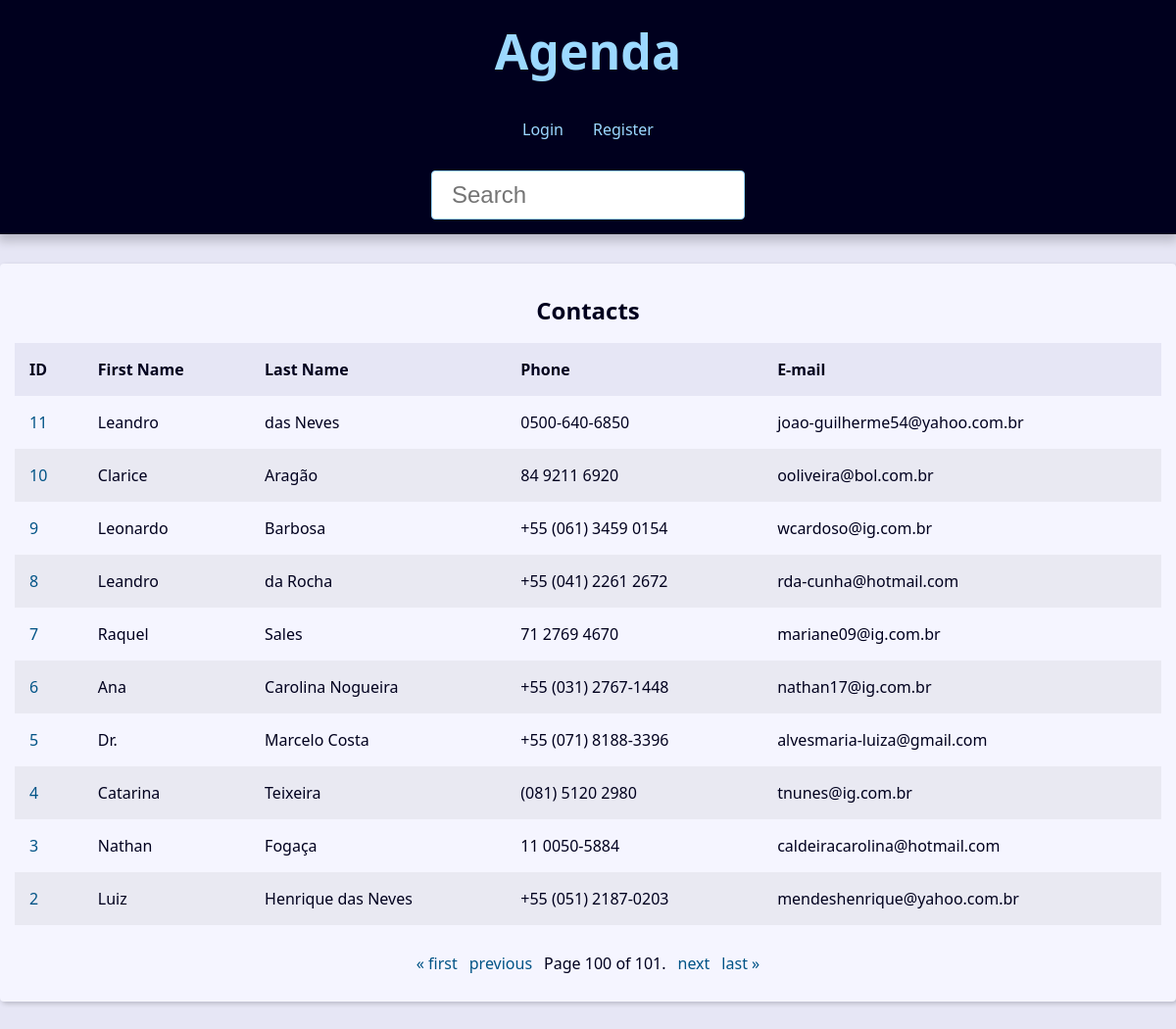
Page /?page=100&q= on the committed database.
### contact/models.py (models this page shows, shortened)
class Contact(models.Model):
    first_name = models.CharField(max_length=50)
    last_name = models.CharField(max_length=50, blank=True)
    phone = models.CharField(max_length=12)  # Limite para números de telefone
    email = models.EmailField(max_length=254, blank=True)
    created_date = models.DateTimeField(auto_now_add=True)
    description = models.TextField(blank=True)
    show = models.BooleanField(default=True)
    picture = models.ImageField(blank=True, upload_to='pictures/%Y/%m/')
    category = models.ForeignKey(Category, on_delete=models.SET_NULL, blank=True, null=True)
    owner = models.ForeignKey(User, on_delete=models.SET_NULL, blank=True, null=True)

### contact/views/contact_views.py (the view)
# urls.py: path('', views.index, name='index'),
def index(request):
    contacts = Contact.objects.filter(show=True).order_by('-id')
    paginator = Paginator(contacts, 10)
    page_number = request.GET.get("page")
    page_obj = paginator.get_page(page_number)
    context = {
        'page_obj': page_obj,
        'site_title': 'Contatos - '
    }
    return render (
        request,
        'contact/index.html',
        context
    )

### contact/templates/contact/index.html
{% extends "global/index.html" %}
{% block content %}
{% if page_obj %}
    <div class="responsive-table">
        <table class="contacts-table">
            <caption class="table-caption">
                Contacts
            </caption>
            <thread>
                <tr class="table-row table-row-header">
                    <th class="table-header">ID</th>
                    <th class="table-header">First Name</th>
                    <th class="table-header">Last Name</th>
                    <th class="table-header">Phone</th>
                    <th class="table-header">E-mail</th>
                </tr>
            </thread>
            <tbody>
                {% for contact in page_obj %}
                    <tr class="table-row">
                        <td class="table-cel">
                            <a class="table-link" href=" {% url 'contact:contact' contact.id %}">
                                {{contact.id}}
                            </a>
                        </td>
                        <td class="table-cel">
                            {{contact.first_name}}
                        </td>
                        <td class="table-cel">
                            {{contact.last_name}}
                        </td>
                        <td class="table-cel">
                            {{contact.phone}}
                        </td>
                        <td class="table-cel">
                            {{contact.email}}
                        </td>
                    </tr>
                {% endfor %}
            </tbody>
        </table>
    </div>
{% else %}
<div class="single-contact">
    <h1 class="single-contact-name">
       Nenhum contato encontrado.
    </h1>
</div>
{% endif %}
{% endblock content %}

### base_static/global/css/style.css (style rules this page uses)
:root { --spacing: 1.5rem; --link-dark-color: rgb(0, 83, 134); --link-light-color: rgb(156, 217, 255); --clr-white: rgb(245, 245, 255); --clr-black: rgb(0, 0, 30); --clr-light-gray: rgb(230, 230, 245); --clr-dark-shadow-5: rgba(0, 0, 10, 5%); --clr-dark-shadow-10: rgba(0, 0, 10, 10%); --clr-dark-shadow-20: rgba(0, 0, 10, 20%); --clr-light-shadow-5: rgba(200, 200, 255, 5%); --clr-light-shadow-10: rgba(200, 200, 255, 10%); --clr-light-shadow-20: rgba(200, 200, 255, 20%); --main-page-width: 120rem; --table-min-width: 60rem; --biggest-font-size: 5rem; --bigger-font-size: 4rem; --big-font-size: 3.2rem; --medium-font-size: 2.4rem; --small-font-size: 1.6rem; --smaller-font-size: 1.4rem; --smallest-font-size: 1.2rem; --transition-fast: 300ms; --transition-medium: 600ms; --transition-slow: 1s; --default-border-radius: 4px; }
*, *::before, *::after { margin: 0; padding: 0; box-sizing: border-box; }
html { font-size: 62.5%; }
body { font-family: system-ui, -apple-system, BlinkMacSystemFont, 'Segoe UI', Roboto, Oxygen, Ubuntu, Cantarell, 'Open Sans', 'Helvetica Neue', sans-serif; line-height: 1.5; font-size: var(--small-font-size); color: var(--clr-black); -webkit-font-smoothing: antialiased; background: var(--clr-light-gray); }
.responsive-table { width: 100%; overflow-x: auto; }
.contacts-table { width: 100%; min-width: var(--table-min-width); border-collapse: collapse; }
.table-caption { font-size: var(--medium-font-size); font-weight: bold; padding: var(--spacing); }
.table-row { text-align: left; text-overflow: ellipsis; transition: background-color var(--transition-fast) ease-in-out; }
.table-row:nth-of-type(2n) { background: var(--clr-dark-shadow-5); }
.table-row-header { background: var(--clr-light-gray); color: var(--clr-black); }
.table-cel, .table-header { padding: var(--spacing); }
.table-link { color: var(--link-dark-color); transition: color var(--transition-fast) ease-in-out; text-decoration: none; }

### rows in the picture
Contact: id "11", first_name "Leandro", last_name "das Neves", phone "0500-640-6850", email "joao-guilherme54@yahoo.com.br"
Contact: id "10", first_name "Clarice", last_name "Aragão", phone "84 9211 6920", email "ooliveira@bol.com.br"
Contact: id "9", first_name "Leonardo", last_name "Barbosa", phone "+55 (061) 3459 0154", email "wcardoso@ig.com.br"
Contact: id "8", first_name "Leandro", last_name "da Rocha", phone "+55 (041) 2261 2672", email "rda-cunha@hotmail.com"
Contact: id "7", first_name "Raquel", last_name "Sales", phone "71 2769 4670", email "mariane09@ig.com.br"
Contact: id "6", first_name "Ana", last_name "Carolina Nogueira", phone "+55 (031) 2767-1448", email "nathan17@ig.com.br"
Contact: id "5", first_name "Dr.", last_name "Marcelo Costa", phone "+55 (071) 8188-3396", email "alvesmaria-luiza@gmail.com"
Contact: id "4", first_name "Catarina", last_name "Teixeira", phone "(081) 5120 2980", email "tnunes@ig.com.br"
Contact: id "3", first_name "Nathan", last_name "Fogaça", phone "11 0050-5884", email "caldeiracarolina@hotmail.com"
Contact: id "2", first_name "Luiz", last_name "Henrique das Neves", phone "+55 (051) 2187-0203", email "mendeshenrique@yahoo.com.br"

### other values in the picture
{{ page_obj.number }} "100"
{{ page_obj.paginator.num_pages }} "101"
